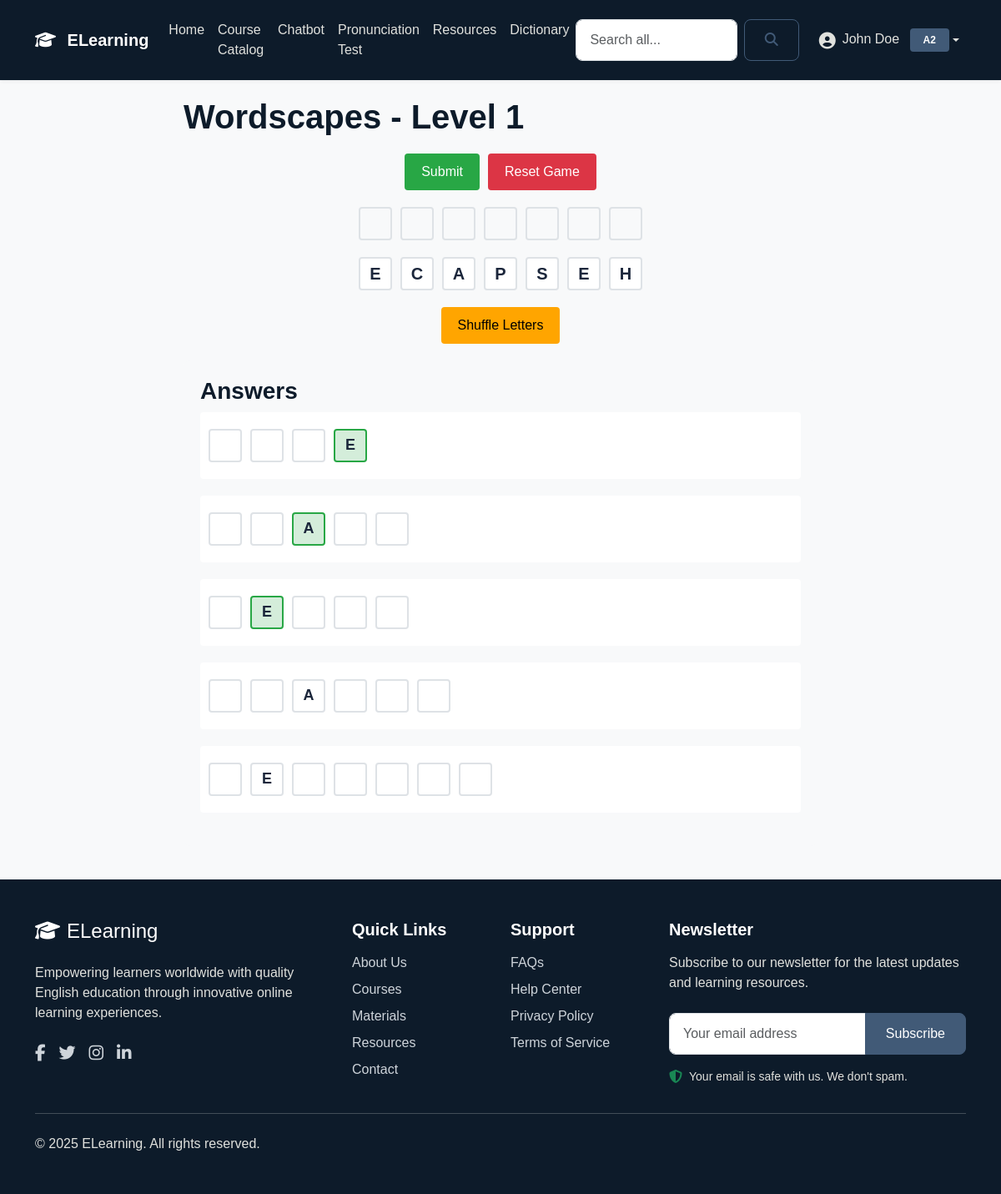
Page /games/wordscapes/index.php (signed in) on the committed database.
### tables this page shows
CREATE TABLE IF NOT EXISTS user_profiles (
    profile_id INT PRIMARY KEY AUTO_INCREMENT,
    user_id INT UNIQUE,
    full_name VARCHAR(100),
    proficiency_level CHAR(2) COMMENT 'A1, A2, B1, B2, C1, C2',
    profile_picture VARCHAR(255),
    FOREIGN KEY (user_id) REFERENCES users(user_id) ON DELETE CASCADE
);

CREATE TABLE IF NOT EXISTS wordscapes_levels (
    level_id INT PRIMARY KEY AUTO_INCREMENT,
    difficulty TINYINT NOT NULL,
    given_letters VARCHAR(20) NOT NULL,
    level_number INT NOT NULL,
    created_at TIMESTAMP DEFAULT CURRENT_TIMESTAMP
);

### games/wordscapes/index.php (the view, shortened to what this page needs)
<?php
function generateHints($word, $words) {
    $length = strlen($word);
    if (count($words) < 6) {
        return [rand(0, $length - 1)];
    }
}
function getHintsForLevel($level_id, $words) {
    $session_key = "wordscapes_hints_level_{$level_id}";
    if (!isset($_SESSION[$session_key])) {
        $hints = [];
        foreach ($words as $word) {
            $wordHints = generateHints($word, $words);
            $session_key_positions = "wordscapes_positions_level_{$level_id}_" . $word;
            $hints[strtoupper($word)] = $wordHints;
        }
    }
    return $_SESSION[$session_key];
}
$includes_path = dirname(__DIR__, 2) . '/includes';
require_once $includes_path . '/db.php';
$stmt = $conn->prepare("SELECT COUNT(*) as total_levels FROM wordscapes_levels");
$stmt->execute();
$total_levels = $stmt->fetch(PDO::FETCH_ASSOC)['total_levels'];
            $level_id = isset($_GET['level']) ? (int)$_GET['level'] : 1;
            $stmt = $conn->prepare("SELECT * FROM wordscapes_levels WHERE level_id = ?");
            $stmt->execute([$level_id]);
            $level = $stmt->fetch(PDO::FETCH_ASSOC);
$stmt = $conn->prepare("SELECT word FROM wordscapes_words WHERE level_id = ? ORDER BY word");
            $stmt->execute([$level_id]);
            $words = $stmt->fetchAll(PDO::FETCH_COLUMN);
            $hintsForLevel = getHintsForLevel($level_id, $words);
            $letters = str_split($level['given_letters']);
            shuffle($letters);
?>
<!DOCTYPE html>
<html lang="en">
<head>
    <link href="https://cdn.jsdelivr.net/npm/bootstrap@5.3.2/dist/css/bootstrap.min.css" rel="stylesheet">
    <link href="https://cdnjs.cloudflare.com/ajax/libs/font-awesome/6.4.2/css/all.min.css" rel="stylesheet">
    <link href="../../css/custom.css" rel="stylesheet">
    <link rel="stylesheet" href="css/style.css">
</head>
<body>
    <?php include $includes_path . '/nav.php'; ?>
    <div class="game-container" id="gameContainer" data-level-id="<?php echo $level_id; ?>" data-total-levels="<?php echo $total_levels; ?>">
        <h1>Wordscapes - Level <?php echo $level['level_number']; ?></h1>
        <div class="game-controls">
            <div class="button-container">
                <button id="submitWord" class="submit-btn">Submit</button>
                <button id="resetGame" class="reset-btn">Reset Game</button>
                </div>
                <div class="fill-boxes-container">
                    <div class="fill-boxes">
                        <?php
                        $numLetters = strlen($level['given_letters']);
                        for ($i = 0; $i < $numLetters; $i++): ?>
                            <div class="fill-box"></div>
                        <?php endfor; ?>
                    </div>
                </div>
        <div class="letter-container">
            <?php foreach ($letters as $letter): ?>
                <div class="letter" data-letter="<?php echo htmlspecialchars($letter); ?>">
                    <?php echo htmlspecialchars($letter); ?>
                </div>
            <?php endforeach; ?>
        </div>
        <div class="button-container">
            <button id="shuffleLetters" class="shuffle-btn" style="background-color: orange;">Shuffle Letters</button>
                </div>
                <div class="answer-section">
                    <h3>Answers</h3>
                    <?php foreach ($words as $word): ?>
                        <div class="answer-group">
                            <div class="answer-fill-boxes">
                                <?php
                                $wordLetters = str_split($word);
                                foreach ($wordLetters as $index => $letter):
                                    $isHint = isset($hintsForLevel[strtoupper($word)]) && in_array($index, $hintsForLevel[strtoupper($word)]);
                                    ?>
                                    <div class="answer-box" <?php echo $isHint ? 'class="success"' : ''; ?>>
                                        <?php echo $isHint ? htmlspecialchars($letter) : ''; ?>
                                    </div>
                                <?php endforeach; ?>
                            </div>
                        </div>
                    <?php endforeach; ?>
                </div>
            </div>
        </div>
    <?php include $includes_path . '/footer.php'; ?>
</body>
</html>

### includes/nav.php (shortened to what this page needs)
<?php
$current_url = $_SERVER['REQUEST_URI'];
$PATH_PREFIX = strpos($current_url, 'games/wordscapes') !== false ? '../../' : '';
?>
<nav class="navbar navbar-expand-lg sticky-top navbar-dark">
    <div class="container">
        <a class="navbar-brand" href="<?= $PATH_PREFIX ?>index.php">
            <i class="fas fa-graduation-cap me-2"></i>
            ELearning
        </a>
        <div class="collapse navbar-collapse" id="navbarNav">
            <ul class="navbar-nav me-auto">
                <li class="nav-item">
                    <a class="nav-link" href="<?= $PATH_PREFIX ?>index.php">Home</a>
                </li>
                <li class="nav-item">
                    <a class="nav-link" href="<?= $PATH_PREFIX ?>courses.php">Course Catalog</a>
                </li>
                <?php if (isset($_SESSION['user_id'])): ?>
                <li class="nav-item">
                    <a class="nav-link" href="<?= $PATH_PREFIX ?>chatbot.php">Chatbot</a>
                </li>
                <li class="nav-item">
                    <a class="nav-link" href="<?= $PATH_PREFIX ?>pronunciation.php">Pronunciation Test</a>
                </li>
                <?php endif; ?>
                <li class="nav-item">
                    <a class="nav-link" href="<?= $PATH_PREFIX ?>resources.php">Resources</a>
                </li>
                <li class="nav-item">
                    <a class="nav-link" href="<?= $PATH_PREFIX ?>dictionary.php">Dictionary</a>
                </li>
            </ul>
            <form class="d-flex me-3" id="global-search-form" action="<?= $PATH_PREFIX ?>search.php" method="get" role="search">
                <input class="form-control me-2" type="search" name="q" placeholder="Search all..." aria-label="Search" required style="min-width:170px;">
                <button class="btn btn-outline-primary" type="submit"><i class="fas fa-search"></i></button>
            </form>
            <ul class="navbar-nav">
                <?php if (isset($_SESSION['user_id'])): ?>
                <?php
                    try {
                        $stmt = $conn->prepare("
                            SELECT up.profile_picture, up.proficiency_level, up.full_name,
                                   (SELECT test_date
                                    FROM level_test_results
                                    WHERE user_id = ?
                                    ORDER BY test_date DESC
                                    LIMIT 1) as last_test_date
                            FROM user_profiles up
                            WHERE up.user_id = ?
                        ");
                        $stmt->execute([$_SESSION['user_id'], $_SESSION['user_id']]);
                        $profile = $stmt->fetch();
                    } catch(PDOException $e) {
                        $profile = false;
                    }
                    ?>
                <li class="nav-item dropdown">
                    <a class="nav-link dropdown-toggle d-flex align-items-center" href="#" role="button"
                        data-bs-toggle="dropdown">
                        <?php if ($profile && !empty($profile['profile_picture'])): ?>
                        <img src="<?php echo htmlspecialchars($profile['profile_picture']); ?>" alt="Profile"
                            class="rounded-circle me-2" style="width: 32px; height: 32px; object-fit: cover;">
                        <?php else: ?>
                        <i class="fas fa-user-circle fa-lg me-2"></i>
                        <?php endif; ?>
                        <div>
                            <span
                                class="me-2"><?php echo htmlspecialchars($profile && !empty($profile['full_name']) ? $profile['full_name'] : $_SESSION['username']); ?></span>
                            <?php if ($profile && !empty($profile['proficiency_level'])): ?>
                            <span
                                class="badge bg-primary"><?php echo htmlspecialchars($profile['proficiency_level']); ?></span>
                            <?php endif; ?>
                        </div>
                    </a>
                </li>
                <?php endif; ?>
            </ul>
        </div>
    </div>
</nav>

### css/custom.css (style rules this page uses)
:root { --primary: #415a77; --secondary: #1b263b; --dark: #0d1b2a; --accent: #778da9; --light: #e0e1dd; --success: #27ae60; --warning: #f39c12; --danger: #e74c3c; --white: #ffffff; --gray-100: #f8f9fa; --gray-200: #e9ecef; --gray-300: #dee2e6; --gray-400: #ced4da; --gray-500: #adb5bd; --gray-600: #778da9; --gray-700: #415a77; --gray-800: #1b263b; --gray-900: #0d1b2a; --font-primary: "Ubuntu", sans-serif; --font-secondary: "Inter", sans-serif; --spacing-xs: 0.25rem; --spacing-sm: 0.5rem; --spacing-md: 1rem; --spacing-lg: 1.5rem; --spacing-xl: 2rem; --radius-sm: 0.25rem; --radius-md: 0.5rem; --radius-lg: 1rem; --radius-xl: 2rem; --shadow-sm: 0 2px 4px rgba(0, 0, 0, 0.05); --shadow-md: 0 4px 6px rgba(0, 0, 0, 0.1); --shadow-lg: 0 10px 15px rgba(0, 0, 0, 0.1); --shadow-xl: 0 20px 25px rgba(0, 0, 0, 0.15); }
body { font-family: var(--font-primary); color: var(--gray-800); background-color: var(--gray-100); }
h1, h2, h3, h4, h5, h6 { font-weight: 700; color: var(--dark); }
.navbar { background-color: var(--dark); box-shadow: var(--shadow-sm); padding: var(--spacing-md) 0; }
.navbar-brand { font-weight: 700; color: var(--white) !important; }
.nav-link { font-weight: 500; color: var(--light) !important; transition: color 0.3s ease; }
.btn { font-weight: 500; padding: 0.75rem 1.5rem; border-radius: var(--radius-md); transition: all 0.3s ease; }
.btn-outline-primary { color: var(--primary); border-color: var(--primary); }
.badge { font-weight: 600; padding: 0.5rem 1rem; border-radius: var(--radius-sm); }
.badge.bg-primary { background-color: var(--primary) !important; }
.form-control, .form-select { border-radius: var(--radius-md); padding: 0.75rem 1rem; border-color: var(--gray-300); transition: all 0.3s ease; }

### games/wordscapes/css/style.css (style rules this page uses)
.game-container { max-width: 800px; margin: 0 auto; padding: 20px; font-family: Arial, sans-serif; }
.letter-container { display: flex; flex-wrap: wrap; gap: 10px; justify-content: center; }
.letter { width: 40px; height: 40px; background: #fff; border: 2px solid #dee2e6; border-radius: 4px; display: flex; align-items: center; justify-content: center; font-size: 20px; font-weight: 600; cursor: pointer; transition: all 0.3s ease; text-transform: uppercase; }
.fill-boxes { display: flex; gap: 10px; margin: 20px 0; justify-content: center; }
.fill-box { width: 40px; height: 40px; border: 2px solid #dee2e6; border-radius: 4px; display: flex; align-items: center; justify-content: center; font-size: 20px; font-weight: 600; transition: all 0.3s ease; text-transform: uppercase; }
.button-container { margin: 20px 0; display: flex; gap: 10px; justify-content: center; }
.submit-btn, .shuffle-btn, .reset-btn { padding: 10px 20px; font-size: 16px; border-radius: 4px; cursor: pointer; transition: all 0.3s ease; }
.submit-btn { background-color: #28a745; color: white; border: none; }
.shuffle-btn { background-color: #ffc107; color: #000; border: none; }
.reset-btn { background-color: #dc3545; color: white; border: none; }
.answer-section { margin: 20px 0; padding: 20px; background: #f8f9fa; border-radius: 8px; }
.answer-group { margin-bottom: 20px; padding: 10px; background: white; border-radius: 4px; }
.answer-fill-boxes { display: flex; gap: 10px; margin-bottom: 10px; }
.answer-box { width: 40px; height: 40px; border: 2px solid #dee2e6; border-radius: 4px; display: flex; align-items: center; justify-content: center; font-size: 18px; font-weight: 600; text-transform: uppercase; position: relative; transition: all 0.3s ease; }
.answer-box.filled { border: 2px solid #28a745; background-color: #d4edda; }
.answer-box::before { content: attr(data-letter); position: absolute; top: 50%; left: 50%; transform: translate(-50%, -50%); z-index: 1; }
.answer-box::after { position: absolute; top: 0; right: 2px; font-size: 16px; z-index: 2; }

### rows in the picture
user_profiles: full_name "John Doe", proficiency_level "A2"
wordscapes_levels: level_number "1"

### other values in the picture
$letter "E"
$letter "C"
$letter "A"
$letter "P"
$letter "S"
$letter "H"
